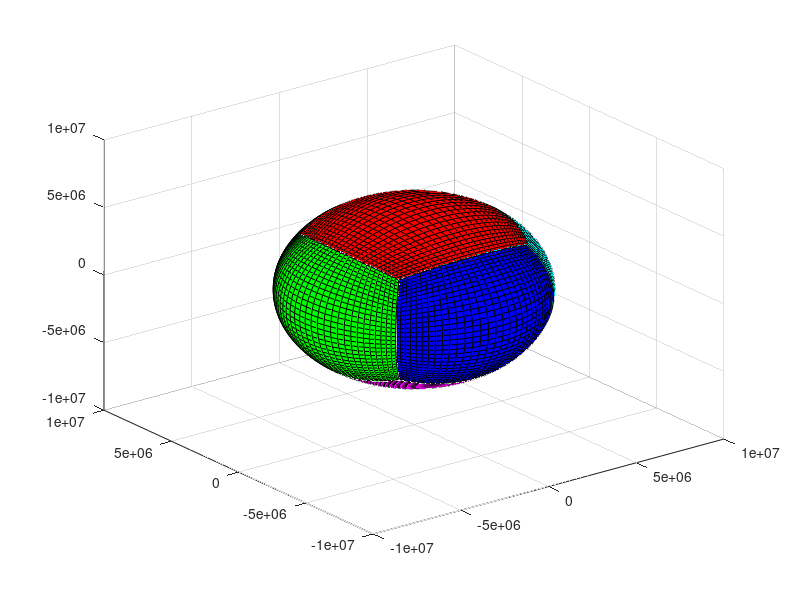

Write MATLAB code to recreate this figure.
clc
clear

ndx      = 31;
dalpha   = 3;
dbeta    = 3;

projection= 'Equidistant'; % Choose from 'Equidistant' or 'Equiangular'

R         = 6371229.0;
d2r       = pi/180;

dalpha   = dalpha*d2r;
dbeta    = dbeta *d2r;

a         = R/sqrt(3);

if strcmp(projection,'Equidistant')
    % Equidistant
    dx        = 2 * a / ndx;
    x         = -a:dx:a;
    y         = x;
elseif strcmp(projection,'Equiangular')
    % Equiangular
    alpha      = -pi/4:dalpha:pi/4;
    beta       = -pi/4:dbeta :pi/4;
    x           = a*tan(alpha);
    y           = a*tan(beta );
end

nx        = size(x,2);
ny        = size(y,2);
a_matrix  = ones(nx)*a;

x         = repmat(x,nx,1);
y         = repmat(y,ny,1)';

r         = sqrt(a_matrix.^2+x.^2+y.^2);

cart_coord(1,:,:) = R./r.*a_matrix;
cart_coord(2,:,:) = R./r.*x;
cart_coord(3,:,:) = R./r.*y;

% face 1
X         = squeeze(cart_coord(1,:,:));
Y         = squeeze(cart_coord(2,:,:));
Z         = squeeze(cart_coord(3,:,:));

% plot3(X,Y,Z,'.','Color','b');
surf(X,Y,Z,'EdgeColor','k','FaceColor','c')
hold on

% face 2
X         = -squeeze(cart_coord(2,:,:));
Y         = squeeze(cart_coord(1,:,:));
Z         = squeeze(cart_coord(3,:,:));

% plot3(X,Y,Z,'.','Color','r');
surf(X,Y,Z,'EdgeColor','k','FaceColor','w')
hold on

% face 3
X         = -squeeze(cart_coord(1,:,:));
Y         = -squeeze(cart_coord(2,:,:));
Z         = squeeze(cart_coord(3,:,:));

% plot3(X,Y,Z,'.','Color','k');
surf(X,Y,Z,'EdgeColor','k','FaceColor','g')
hold on

% face 4
X         = squeeze(cart_coord(2,:,:));
Y         = -squeeze(cart_coord(1,:,:));
Z         = squeeze(cart_coord(3,:,:));

% plot3(X,Y,Z,'.','Color','c');
surf(X,Y,Z,'EdgeColor','k','FaceColor','b')
hold on

% face 5
X         = -squeeze(cart_coord(3,:,:));
Y         = squeeze(cart_coord(2,:,:));
Z         = squeeze(cart_coord(1,:,:));

% plot3(X,Y,Z,'.','Color','g');
surf(X,Y,Z,'EdgeColor','k','FaceColor','r')
hold on

% face 6
X         = squeeze(cart_coord(3,:,:));
Y         = squeeze(cart_coord(2,:,:));
Z         = -squeeze(cart_coord(1,:,:));

% plot3(X,Y,Z,'.','Color','m');
surf(X,Y,Z,'EdgeColor','k','FaceColor','m')
hold on


print('-dpng','-opengl','-r300',['MCV_grid','.png']);